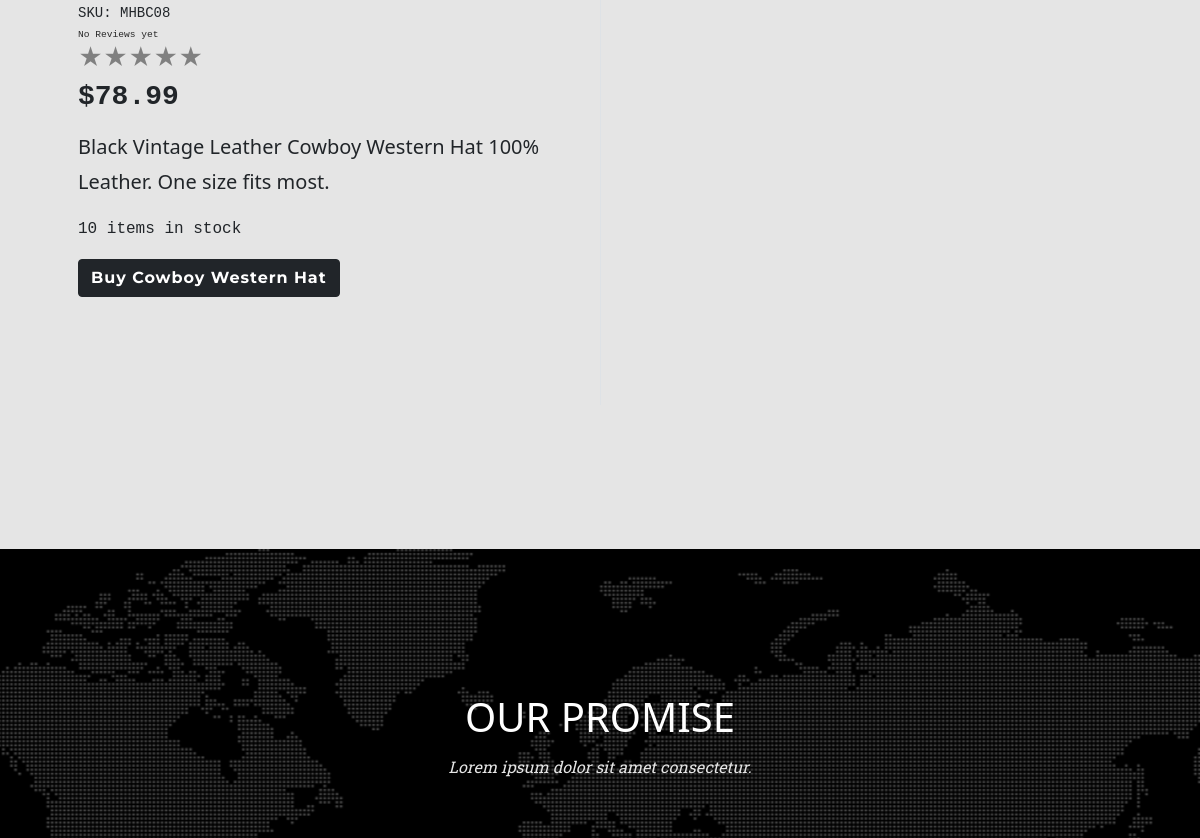
The app's page /review/all/14/ (middle part), older data.
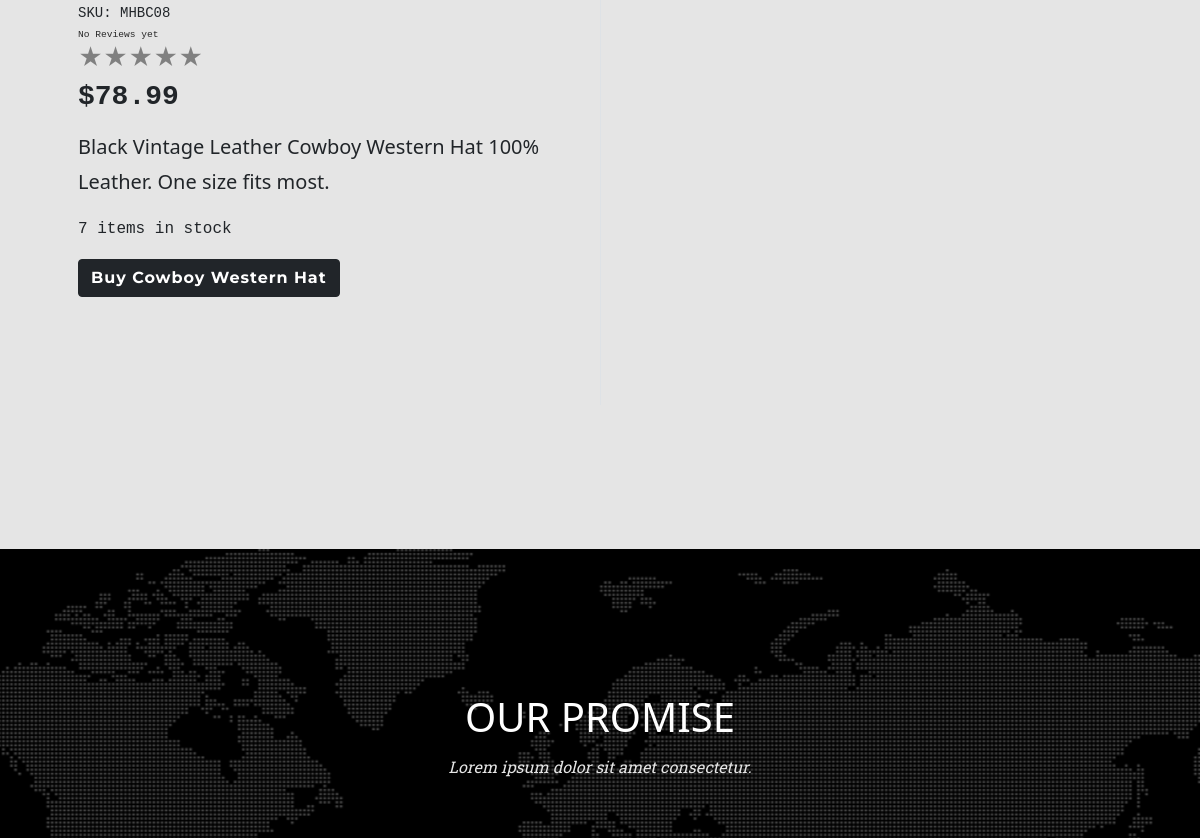
The same page, newer data.
### shop/models.py (models this page shows, shortened)
class Product(models.Model):
    sku = models.CharField(max_length=60)
    category = models.ForeignKey(
        'Category', null=True, blank=True,
        on_delete=models.SET_NULL)
    style = models.CharField(max_length=60)
    color = models.CharField(max_length=60)
    name = models.CharField(max_length=60)
    description = models.TextField(max_length=250)
    price = models.DecimalField(
        max_digits=6, decimal_places=2)
    image = models.ImageField(null=True, blank=True)
    sale = models.BooleanField(default=False)
    sale_price = models.DecimalField(
        max_digits=6, decimal_places=2,
        null=True, blank=True)
    item_count = models.IntegerField(
        blank=False, null=False, default=0)
    rating = models.DecimalField(
        max_digits=6, decimal_places=2,
        null=True, blank=True)
    rating_counter = models.PositiveSmallIntegerField(default=0)

### reviews/views.py (the view)
# urls.py: path('all/<int:item_id>/', views.all_reviews, name='all_reviews'),
def all_reviews(request, item_id):
    item = get_object_or_404(Product, pk=item_id)
    reviews = item.product_review.all()
    context = {
        'item': item,
        'reviews': reviews,
    }
    return render(request, 'review/reviews.html', context)

### cart/contexts.py (called while the page is built, shortened)
def cart_contents(request):
    cart_items = []
    total = 0
    before = 0
    item_count = 0
    availability = 0
    cart = request.session.get('cart', {})
    if total < 50:
        delivery = total * Decimal(10 / 100)
        free_deivery = 50 * total
    else:
        delivery = 0
        free_deivery = 0
    delivery = round(delivery, 2)
    grand_total = delivery + total
    grand_total = round(grand_total, 2)
    context = {
        'cart_items': cart_items,
        'total': total,
        'before': before,
        'item_count': item_count,
        'delivery': delivery,
        'free_deivery': free_deivery,
        'deivery_treshold': 10,
        'grand_total': grand_total,
    }
    return context

### reviews/contexts.py (called while the page is built)
def review_context(request):
    review_items = ProductReview.objects.all()
    context = {
        'review_items': review_items,
    }
    return context

### support/contexts.py (called while the page is built, shortened)
def message_context(request):
    unread_messages_count = 0
    user_messages = None
    all_messages = Message.objects.all()
    context = {
        'unread_messages_count': unread_messages_count,
        'user_messages': user_messages,
    }
    return context

### reviews/templates/review/reviews.html (shortened to what this page needs)
{% extends 'base.html' %}
{% load static %}
{% load thumbnail %}
{% block content %}
<section class="page-section">
    <div class="container pb-5 px-4 px-lg-5">
        <div class="item row gx-4 gx-lg-5">
            <div class="col-md-6 mb-4 mb-md-0">
                <div class="small mb-1 font-monospace">SKU: {{ item.sku }}</div>
                    {% include 'includes/stars.html' %}
                <div class="fs-5 mb-3">
                    {% if item.sale %}
                    <span class="text-decoration-line-through h3 font-monospace">${{ item.price }}</span>
                    <span class="text-danger h3 fw-bolder font-monospace">${{ item.sale_price }} </span>
                    {% else %}
                    <span class="font-monospace fw-bolder h3">${{ item.price }} </span>
                    {% endif %}
                </div>
                <p class="lead">{{ item.description }}</p>
                {% if item.item_count == 0 %}
                <p class="text-danger font-monospace">{{ item.item_count }} Out of stock</p>
                {% elif item.item_count < 5  %}
                <p class="text-danger font-monospace">
                    Only {{ item.item_count }} left in stock.
                </p>
                {% else %}
                <p class="font-monospace">{{ item.item_count }} items in stock</p>
                {% endif %}
                  <a href="{% url 'shop_item' item.id %}" class="btn btn-dark">Buy {{ item.name }}</a>
            </div>
            <div class="col-md-6 border-start review-container">
            </div>
        </div>
    </div>
</section>
{% endblock %}

Row changes from the older to the newer data that the page shows:
changed Product "Black Vintage Leather Cowboy Western Hat 100% Leather. One size fits most.": item_count "10" → "7"
